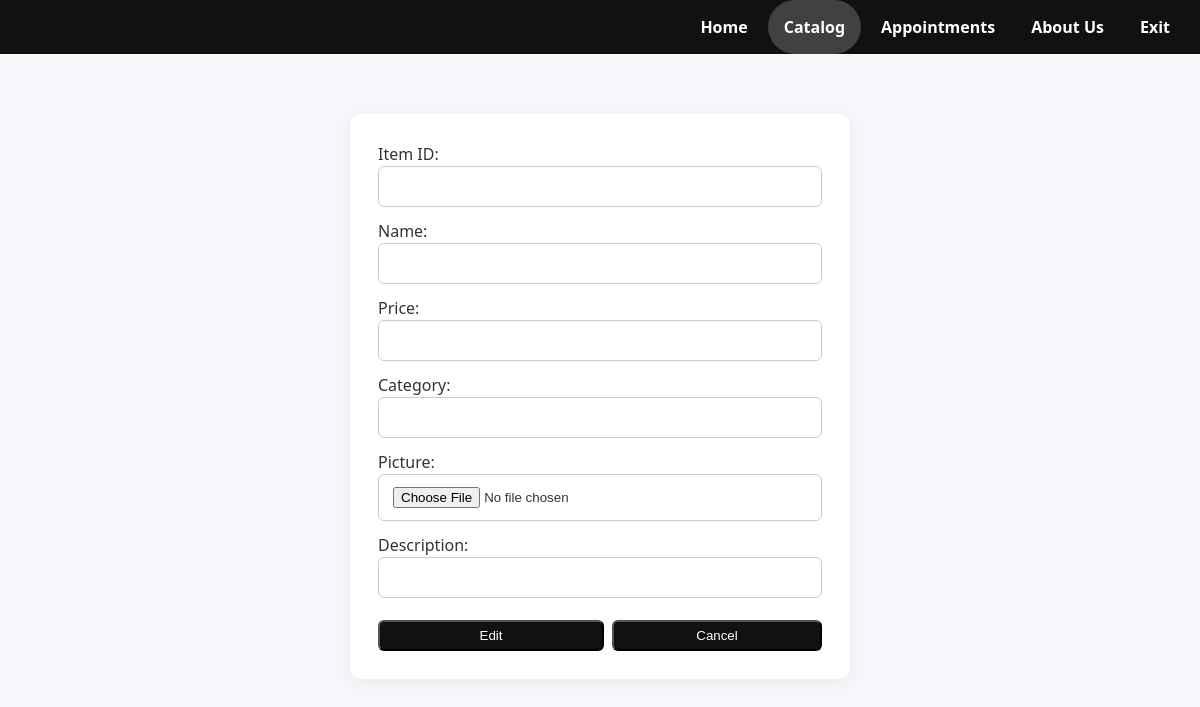
/admin_catalog/edit/2?next=/admin_catalog (signed in), run on an earlier commit of the app's database.
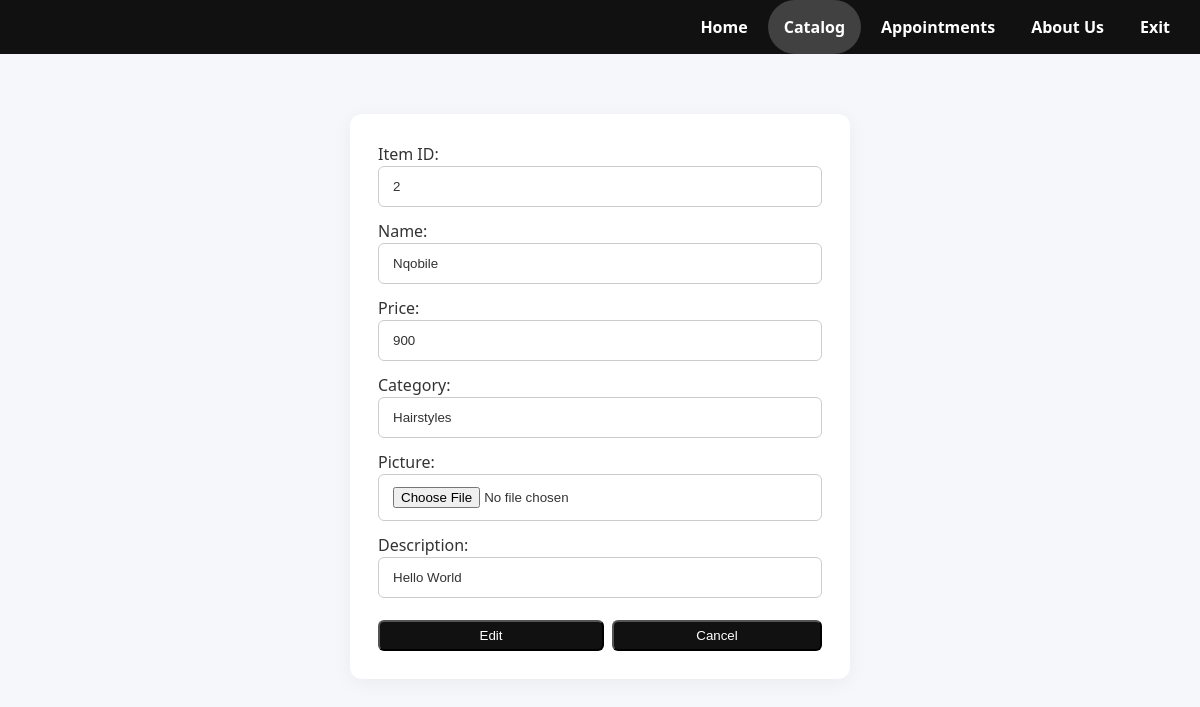
And on a later commit of the database.
### tables this page shows
CREATE TABLE catalog (
    item_id INTEGER PRIMARY KEY AUTOINCREMENT,
    name TEXT NOT NULL,
    price TEXT NOT NULL,
    category TEXT NOT NULL,
    image BLOB NOT NULL,
    description TEXT NOT NULL,
    created_at TEXT NOT NULL,
    updated_at TEXT NOT NULL    
    );

### app.py (the view, shortened to what this page needs)
@app.route("/admin_catalog/edit/<int:item_id>", methods=["GET", "POST"])
def edit_item_route(item_id):
    if "user" not in session:
        return redirect(url_for('admin_login_route', next='edit_item_route', item_id=item_id))
    else:
        catalog = load_catalog()
        item = next((item for item in catalog if item.get("item_id") == item_id), None)
        return render_template("admin/edit_catalog.html", item=item)

### models/catalog.py (called while the page is built)
def catalog_table():
    conn, cur = database_connection()
    cur.execute("""
    CREATE TABLE IF NOT EXISTS catalog (
    item_id INTEGER PRIMARY KEY AUTOINCREMENT,
    name TEXT NOT NULL,
    price TEXT NOT NULL,
    category TEXT NOT NULL,
    image TEXT NOT NULL,
    description TEXT NOT NULL,
    created_at TEXT NOT NULL,
    updated_at TEXT NOT NULL
    );
    """)
    cur.execute("""SELECT * FROM catalog""")
    item = cur.fetchone()
    if not item:
        cur.execute("""
        INSERT INTO catalog (name, price, category, image, description, created_at, updated_at) VALUES (?,?,?,?,?,?,?)
        """, ("Nqobile", "200", "Wigs", "images/ImageError.webp", "Hi", "2006-12-12 08:12:12", "2006-12-12 08:12:12"))
    conn.commit()
    conn.close()

def load_catalog():
    catalog_table()
    conn, cur = database_connection()
    cur.execute("""
    SELECT * FROM catalog ORDER BY item_id DESC
    """)
    catalog = [dict(row) for row in cur.fetchall()]
    conn.close()
    return catalog

### templates/admin/edit_catalog.html
{% extends "admin/base.html" %}
{% block content %}
<form method="POST">
    <label>Item ID:</label>
    <input name="item_id" title="item_id" value="{{ item.item_id }}" readonly>
    <label>Name:</label>
    <input name="item_name" title="item_name" value="{{ item.name }}" type="text">
    <label>Price:</label>
    <input name="item_price" title="item_price" value="{{ item.price }}" type="number">
    <label>Category:</label>
    <input name="item_category" title="item_category" value="{{ item.category }}">
    <label>Picture:</label>
    <input name="item_image" title="item_image" type="file" value="{{ item.image }}">
    <label>Description:</label>
    <input name="item_description" title="item_description" value="{{ item.description }}">
    <div class="button-row">
    <button type="submit">Edit</button>
    <a href="{{ url_for('admin_catalog_route') }}"><button type="button">Cancel</button></a>
    </div>
</form>
{% endblock %}

What changed in the data, as far as the page shows it:
added catalog: item_id "2", item_name "Nqobile", item_price "900", item_category "Hairstyles", item_description "Hello World"
